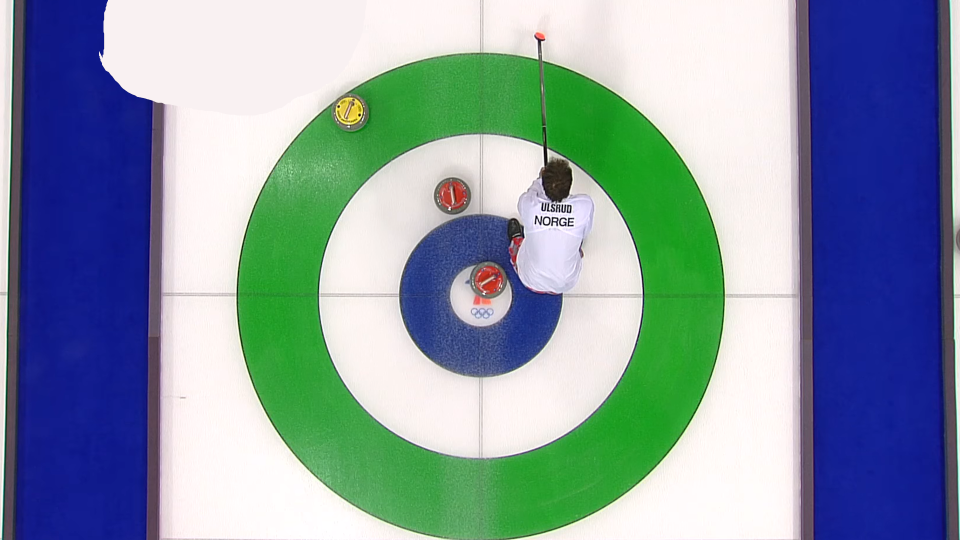
#> input picture stoneDetection/vancouver/scaled/1.png, 1920 x 1080 px (shown at 1/2 size); its folder holds only this picture in this run
$ python curling.py --image vancouver/scaled/1.png
#> lines starting #> are read from the running program, lines starting #| are printed output that depends on the picture; after the words box and inside, x2 and y2 are one past the last pixel; in counts of white or black regions, pixels touching at a corner belong together
#! /usr/bin/env python
# -*- coding: utf-8 -*-
# vim:fenc=utf-8
"""
Program for tracking curling stones
"""

import cv2
import imutils
import argparse
import numpy as np
import logging
import json
import requests
import random


logging.basicConfig(level=logging.DEBUG, format='%(asctime)s -  %(levelname)s-  %(message)s')
logging.debug('Start of program')

camId = 1
SITE_URL = "https://gruppe13.innovasjon.ed.ntnu.no/sendPos/"+str(camId)+"/" # Where to send data.


#vancouver
red = np.uint8([[[199,61,64]]])
yellow = np.uint8([[[216,201,36]]])
outer = np.uint8([[[49,175,52]]])
inner = np.uint8([[[33,43,107]]])
maxValue = 255
maxValueH = 360//2
lowH = 50
lowS = 92
lowV = 0
highS = 245
highV = maxValue
HMarg = 10
gaus = 29

stoneR = 30
radMarg = 7

innerR = 160
innerMarg = 7
outerR = 487
outerMarg = 7

minDist = 10

#Convert to HSV
redHsv = cv2.cvtColor(red,cv2.COLOR_RGB2HSV)
yellowHsv = cv2.cvtColor(yellow,cv2.COLOR_RGB2HSV)
outerHsv = cv2.cvtColor(outer,cv2.COLOR_RGB2HSV)
innerHsv = cv2.cvtColor(inner,cv2.COLOR_RGB2HSV)


def colorTresh(img,H):
    """Create mask with given color, H"""

    hMin = H-HMarg
    hMax = H+HMarg
    imHsv = cv2.cvtColor(img,cv2.COLOR_BGR2HSV)

    if hMin < 0:
        clrTreshLower =cv2.inRange(imHsv,(hMin%maxValueH,lowS,lowV),(maxValueH,highS,highV))
        clrTreshUp = cv2.inRange(imHsv,(0,lowS,lowV),(hMax,highS,highV))
        clrTresh = clrTreshLower | clrTreshUp
    elif hMax > maxValueH:
        clrTreshLower = cv2.inRange(imHsv,(hMin,lowS,lowV),(maxValueH,highS,highV))
        clrTreshUp = cv2.inRange(imHsv,(0,lowS,lowV),(hMax%maxValueH,highS,highV))
        clrTresh = clrTreshLower | clrTreshUp
    else:
        clrTresh = cv2.inRange(imHsv,(hMin,lowS,lowV),(hMax,highS,highV))


    gausMask = cv2.GaussianBlur(clrTresh,(gaus,gaus),0)
    output = cv2.bitwise_and(gausMask,gausMask,mask=clrTresh)

    return gausMask

def detectCircle(img,gausSize,minR,maxR):
    """Detect circle from image within minR and maxR"""
    if len(img.shape)>2:
        gray = cv2.cvtColor(img,cv2.COLOR_BGR2GRAY)
    else:
        gray = img.copy()

    grayGaus = cv2.GaussianBlur(gray,(gausSize,gausSize),0)

    # Apply Hough transform on the blurred image.
    circles = cv2.HoughCircles(grayGaus,cv2.HOUGH_GRADIENT, 1, 20, param1 = 50,
                               param2 = 30, minRadius = minR, maxRadius = maxR)

    if circles is None:
        return None
    else:
        return circles[0]

def drawCircles(img,color,circles):
    """Draw circle with given color image"""
    output = img.copy()
    # Draw circles that are detected.
    color = tuple(color)
    if circles is not None:

        # Convert the circle parameters a, b and r to integers.
        circles = np.uint16(np.around(circles))

        for pt in circles:
            a, b, r = pt[0], pt[1], pt[2]

            # Draw the circumference of the circle.
            cv2.circle(output, (a, b), r, color, 3)

            # Draw a small circle (of radius 1) to show the center.
            cv2.circle(output, (a, b), 1, color, 5)

    return output


def showIm(name,img, scale):
    """resize and show image"""
    cv2.imshow(name,cv2.resize(img,(0,0),fx=scale,fy=scale))

def changeRadius(circles, scale):
    for c in circles:
        c[2] *= scale
    return circles

def distToCenter(stone, house):
    """Calculating distance from middle of house to stones"""
    distx = house[0] - stone[0]
    disty = house[1] - stone[1]
    dist = np.sqrt(distx**2 + disty**2)-stoneR
    return dist

def midStones(stones,house,color,middleStones):
    """return list with stones inside house"""
    houseR = house[2]
    if stones is not None:
        for stone in stones:
            dist = distToCenter(stone, house)
            distToHouse = abs(dist - houseR)
            if distToHouse < minDist:
                print("LITEN AVSTAND TIL BOET:",distToHouse)
            if dist < houseR:
                middleStones.append([dist,color])


def calcPoints(rCirc,yCirc,house):
    """return points and team"""
    mid = []
    midStones(rCirc,house,"red",mid)
    midStones(yCirc,house,"yellow",mid)
    midSort = sorted(mid)

    if len(mid) == 0:
        return "ingen", 0


    winner = midSort[0][1]
    score = 0
    prevDist = 0
    for stone in midSort:
        if stone[1] != winner:
            dist = stone[0]-prevDist
            print("Forskjell mellom steinene:",dist)
            if dist < minDist:
                print("LITEN FORSKJELL:", dist)
            break
        else:
            score += 1
            prevDist = stone[0]

    return winner, score

def getPositions(image,points):
    """Return positions and points of stones in image."""

    # Generate mask for each color
    redMask = colorTresh(image,int(redHsv[0,0,0]))
    yellowMask = colorTresh(image,int(yellowHsv[0,0,0]))
    outerMask = colorTresh(image,int(outerHsv[0,0,0]))
    innerMask = colorTresh(image,int(innerHsv[0,0,0]))

    showIm("red",redMask,0.5)
    showIm("yellow",yellowMask,0.5)
    showIm("outer",outerMask,0.5)

    # Find circles in each mask
    redCircles = detectCircle(redMask,5,stoneR-radMarg,stoneR+radMarg)
    yellowCircles = detectCircle(yellowMask,5,stoneR-radMarg,stoneR+radMarg)
    outerCircle = detectCircle(outerMask,5,outerR-outerMarg,outerR+outerMarg)
    innerCircle = detectCircle(innerMask,5,innerR-innerMarg,innerR+innerMarg)

    # Increase radius to the outer edge of the stone
    if redCircles is not None:
        changeRadius(redCircles,1.332)
    if yellowCircles is not None:
        changeRadius(yellowCircles,1.332)


    # Add data to position dict to send to website
    positions = {}
    centerX = outerCircle[0,0]
    centerY = outerCircle[0,1]
    positions["center"] = { "x" : str(outerCircle[0,0]),
                           "y" : str(outerCircle[0,1]),
                           "rad" : str(outerCircle[0,2])}
    positions["red"] = []
    if redCircles is not None:
        for c in redCircles:
            x = c[0]-centerX
            y = c[1]-centerY
            rad = c[2]

            stone = {"x" : str(x),"y": str(y), "rad" : str(rad), "color" : "red"}
            positions["red"].append(stone)

    positions["yellow"] = []
    if yellowCircles is not None:
        for c in yellowCircles:
            x = c[0]-centerX
            y = c[1]-centerY
            rad = c[2]

            stone = {"x" : str(x),"y": str(y), "rad" : str(rad), "color" : "yellow"}
            positions["yellow"].append(stone)


    # Calculates points to be sent to website
    if points:
        winner, score = calcPoints(redCircles,yellowCircles,outerCircle[0])
        points = {"winner" : winner, "score" : score}
    else:
        points = None

    return positions, points


def main(image):
    redMask = colorTresh(image,int(redHsv[0,0,0]))
    yellowMask = colorTresh(image,int(yellowHsv[0,0,0]))
    outerMask = colorTresh(image,int(outerHsv[0,0,0]))
    innerMask = colorTresh(image,int(innerHsv[0,0,0]))

    redCircles = detectCircle(redMask,5,stoneR-radMarg,stoneR+radMarg)
    yellowCircles = detectCircle(yellowMask,5,stoneR-radMarg,stoneR+radMarg)
    outerCircle = detectCircle(outerMask,5,outerR-outerMarg,outerR+outerMarg)
    innerCircle = detectCircle(innerMask,5,innerR-innerMarg,innerR+innerMarg)

    if redCircles is not None:
        changeRadius(redCircles,1.332)
    if yellowCircles is not None:
        changeRadius(yellowCircles,1.332)


    winner, score = calcPoints(redCircles,yellowCircles,outerCircle[0])
    print(winner,score)


    output = drawCircles(image,(255, 255, 0),redCircles)
    output = drawCircles(output,(13, 255, 37),yellowCircles)
    output = drawCircles(output,(166,0,255),outerCircle)
    output = drawCircles(output,(0,255,100),innerCircle)

    showIm("out",output,0.5)
    cv2.waitKey(0)


def getCookies():
        # Performs GET-request and returns cookies in response.
        return requests.get(SITE_URL).cookies

def sendData(pos,points):
    cookies = getCookies()
    csrf_token = cookies["csrftoken"]
    headers = {'content-type': 'application/json', "X-CSRFToken": csrf_token}       # Add content-type and csrf-token to headers.

    data = json.dumps({ 'pos': pos, 'points': points})    # Dictionary for holding data to be sent.
    print(data)

    response = requests.post(SITE_URL, data=data, cookies=cookies, headers=headers)  # Send data to server.

    if(response.status_code == 200):
            print("Hurra! Dataen er sendt.")
    else:
            print("Noe gikk galt.")
            print("HTTP-Status: {}\n".format(response.status_code))

def takePicture():
    imNum = random.randint(1,12)
    impath = "vancouver/scaled/"+str(imNum)+".png"
    image = cv2.imread(impath)

    pos, points = getPositions(image,True)
    sendData(pos,points)


if __name__ == "__main__":
    ap = argparse.ArgumentParser()
    ap.add_argument("-i", "--image",help="path to imput image")
    args = vars(ap.parse_args())

    if args["image"]  == None:
        takePicture()
    else:
        imPath = args["image"]
        image = cv2.imread(imPath)
#> image is the input picture: shape (1080, 1920, 3); mean B, G, R 163, 152.1, 131.9
        pos, points = getPositions(image,True)
#> in colorTresh, `imHsv = cv2.cvtColor(img,cv2.COLOR_BGR2HSV)`: imHsv: shape (1080, 1920, 3); mean H, S, V 74.5, 105.1, 187.4
#> in colorTresh, `clrTreshLower = cv2.inRange(imHsv,(hMin,lowS,lowV),(maxValueH,highS,hi..`:
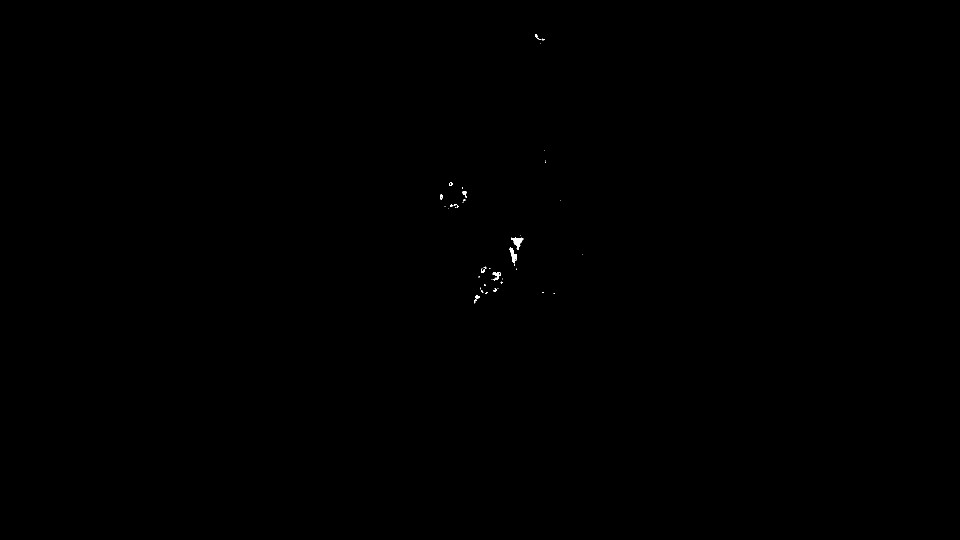
#> clrTreshLower: shape (1080, 1920) (shown at 1/2 size); 0.05% white; 47 white regions (37 under 20 px), largest, box (x1, y1, x2, y2) and area: (1022, 475, 1047, 500) 282, (1019, 495, 1033, 527) 217, (985, 544, 1001, 561) 130
#> in colorTresh, `clrTreshUp = cv2.inRange(imHsv,(0,lowS,lowV),(hMax%maxValueH,highS,hig..`: clrTreshUp: shape (1080, 1920); 0.22% white; 29 white regions (24 under 20 px), largest, box (x1, y1, x2, y2) and area: (950, 532, 1006, 589) 1901, (903, 362, 935, 419) 1100, (877, 362, 904, 417) 915, (948, 594, 982, 610) 373, (1072, 65, 1090, 81) 178
#> in colorTresh, `clrTresh = clrTreshLower | clrTreshUp`: clrTresh: shape (1080, 1920); 0.27% white; 30 white regions (24 under 20 px), largest, box (x1, y1, x2, y2) and area: (877, 362, 935, 419) 2213, (950, 532, 1006, 589) 2176, (948, 591, 982, 610) 439, (1022, 473, 1047, 500) 301, (1019, 495, 1034, 527) 233, (1070, 65, 1090, 81) 228
#> in colorTresh (call 2), `clrTresh = cv2.inRange(imHsv,(hMin,lowS,lowV),(hMax,highS,highV))`: clrTresh: shape (1080, 1920); 0.14% white; 41 white regions (36 under 20 px), largest, box (x1, y1, x2, y2) and area: (669, 193, 729, 251) 2275, (1102, 320, 1132, 342) 278, (1126, 335, 1143, 370) 152, (1098, 339, 1109, 348) 48, (1098, 351, 1107, 358) 28
#> in colorTresh (call 3), `clrTresh = cv2.inRange(imHsv,(hMin,lowS,lowV),(hMax,highS,highV))`: clrTresh: shape (1080, 1920); 19.4% white; 97 white regions (89 under 20 px), largest, box (x1, y1, x2, y2) and area: (475, 107, 1449, 1080) 401357, (17, 594, 18, 639) 45, (1903, 384, 1905, 414) 38
#> in colorTresh (call 4), `clrTresh = cv2.inRange(imHsv,(hMin,lowS,lowV),(hMax,highS,highV))`: clrTresh: shape (1080, 1920); 29% white; 98 white regions (95 under 20 px), largest, box (x1, y1, x2, y2) and area: (1618, 0, 1898, 1080) 281515, (27, 0, 306, 1080) 264407, (803, 433, 1123, 747) 55464
#> call 3 of showIm, with name = 'outer', scale = 0.5
#> in showIm (call 3), `cv2.imshow(name,cv2.resize(img,(0,0),fx=scale,fy=scale))`:
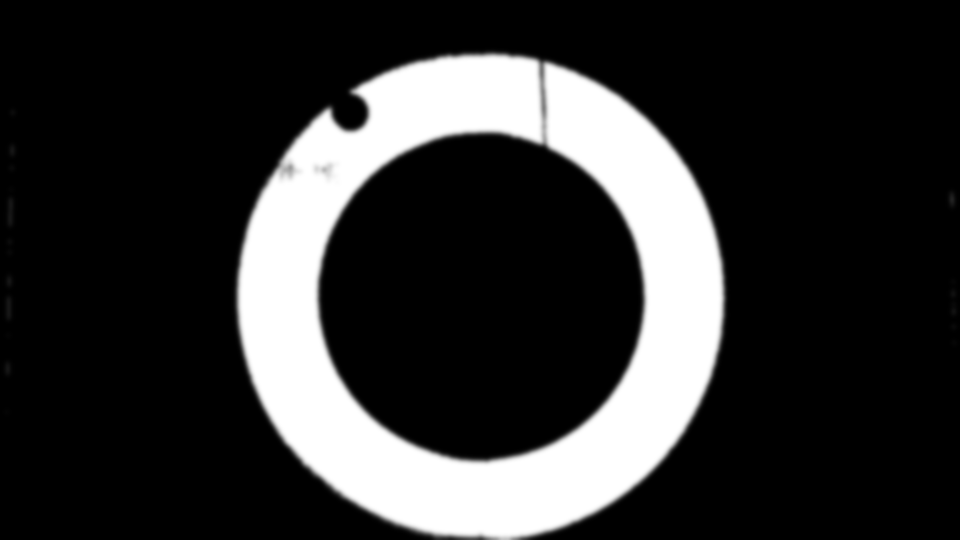
#> window 'outer': shape (540, 960); min 0, max 255, mean 49.4
#> in detectCircle, `circles = cv2.HoughCircles(grayGaus,cv2.HOUGH_GRADIENT, 1, 20, param1 ..`: circles = [[977.5, 560.5, 29.4], [907.5, 392.5, 31.6]]
#> in getPositions, `yellowCircles = detectCircle(yellowMask,5,stoneR-radMarg,stoneR+radMarg)`: yellowCircles = [[699.5, 221.5, 29.1]]
#> in getPositions, `outerCircle = detectCircle(outerMask,5,outerR-outerMarg,outerR+outerMa..`: outerCircle = [[960.5, 594.5, 487]]
#> in getPositions, `innerCircle = detectCircle(innerMask,5,innerR-innerMarg,innerR+innerMa..`: innerCircle = [[962.5, 591.5, 159.8]]
#> the loop in changeRadius, `for c in circles:` made 2 passes
#> the loop in changeRadius (call 2), `for c in circles:` made 1 pass
#> in getPositions, `centerX = outerCircle[0,0]`: centerX = 960.5
#> in getPositions, `centerY = outerCircle[0,1]`: centerY = 594.5
#> the loop in getPositions, `for c in redCircles:` made 2 passes
#> (c, x, y, rad) on passes 1 to 2: ([977.5, 560.5, 39.16], 17, -34, 39.16), ([907.5, 392.5, 42.09], -53, -202, 42.09)
#> the loop in getPositions, `for c in yellowCircles:` made 1 pass
#> (c, x, y, rad) on pass 1: ([699.5, 221.5, 38.76], -261, -373, 38.76)
#> in midStones, `houseR = house[2]`: houseR = 487
#> the loop in midStones, `for stone in stones:` made 2 passes
#> (stone, distx in distToCenter, disty in distToCenter, dist, distToHouse) on passes 1 to 2: ([977.5, 560.5, 39.16], -17, 34, 8.01, 479), ([907.5, 392.5, 42.09], 53, 202, 178.8, 308.2)
#> after the loop in midStones, `for stone in stones:`: middleStones = [[8.01, 'red'], [178.8, 'red']]
#> the loop in midStones (call 2), `for stone in stones:` made 1 pass
#> (stone, distx in distToCenter, disty in distToCenter, dist, distToHouse) on pass 1: ([699.5, 221.5, 38.76], 261, 373, 425.2, 61.75)
#> in getPositions, `winner, score = calcPoints(redCircles,yellowCircles,outerCircle[0])`: winner = 'red'; score = 2
#> in getPositions, `points = {"winner" : winner, "score" : score}`: points = {'winner': 'red', 'score': 2}
#> pos = 3 items; points = {'winner': 'red', 'score': 2}
        sendData(pos,points)
#> (the call stopped at in getCookies, `return requests.get(SITE_URL).cookies`: the network is not available in this run)
        main(image)
#> in main, `redCircles = detectCircle(redMask,5,stoneR-radMarg,stoneR+radMarg)`: redCircles = [[977.5, 560.5, 29.4], [907.5, 392.5, 31.6]]
#> in main, `yellowCircles = detectCircle(yellowMask,5,stoneR-radMarg,stoneR+radMarg)`: yellowCircles = [[699.5, 221.5, 29.1]]
#> in main, `outerCircle = detectCircle(outerMask,5,outerR-outerMarg,outerR+outerMa..`: outerCircle = [[960.5, 594.5, 487]]
#> in main, `innerCircle = detectCircle(innerMask,5,innerR-innerMarg,innerR+innerMa..`: innerCircle = [[962.5, 591.5, 159.8]]
#> in main, `winner, score = calcPoints(redCircles,yellowCircles,outerCircle[0])`: winner = 'red'; score = 2
#| red 2
#> in drawCircles, `circles = np.uint16(np.around(circles))`: circles = [[978, 560, 39], [908, 392, 42]]
#> the loop in drawCircles, `for pt in circles:` made 2 passes
#> after the loop in drawCircles, `for pt in circles:`:
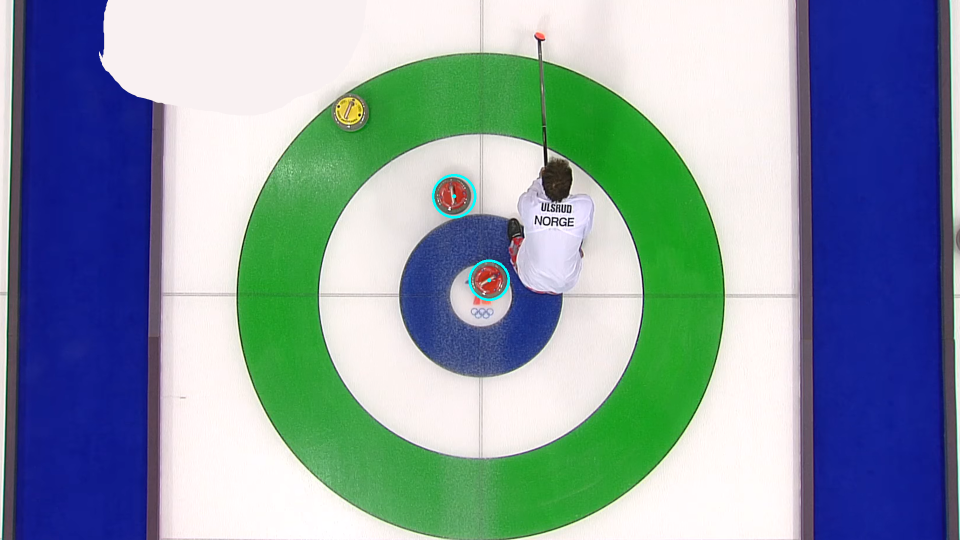
#> output: shape (1080, 1920, 3) (shown at 1/2 size); 0.13% of pixels changed, all inside (x1, y1, x2, y2) = (864, 348, 1020, 602)
#> call 2 of drawCircles, with color = (13, 255, 37), circles = array of shape (1, 3)
#> in drawCircles (call 2), `circles = np.uint16(np.around(circles))`: circles = [[700, 222, 39]]
#> the loop in drawCircles (call 2), `for pt in circles:` made 1 pass
#> after the loop in drawCircles (call 2), `for pt in circles:`:
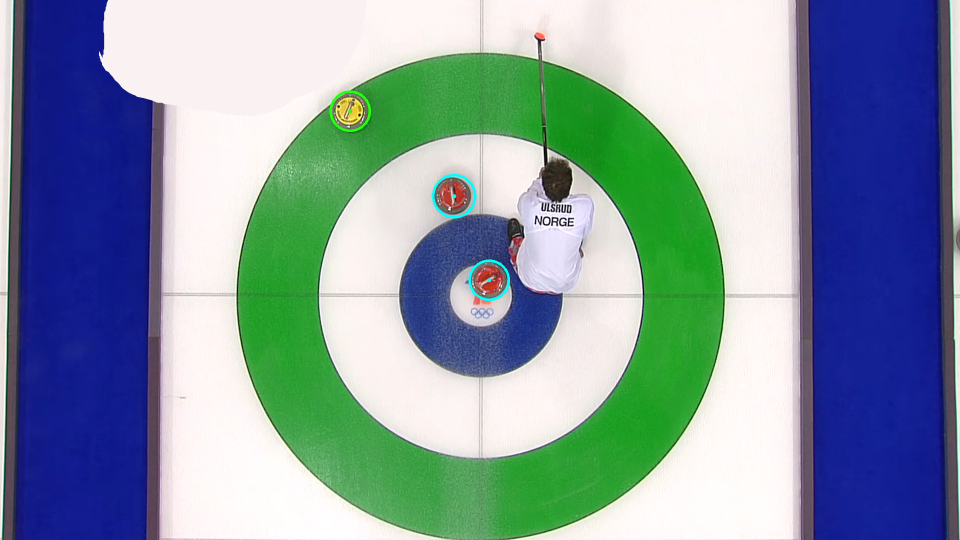
#> output: shape (1080, 1920, 3) (shown at 1/2 size); 0.06% of pixels changed, all inside (x1, y1, x2, y2) = (659, 181, 742, 264)
#> call 3 of drawCircles, with color = (166, 0, 255), circles = array of shape (1, 3)
#> in drawCircles (call 3), `circles = np.uint16(np.around(circles))`: circles = [[960, 594, 487]]
#> the loop in drawCircles (call 3), `for pt in circles:` made 1 pass
#> after the loop in drawCircles (call 3), `for pt in circles:`:
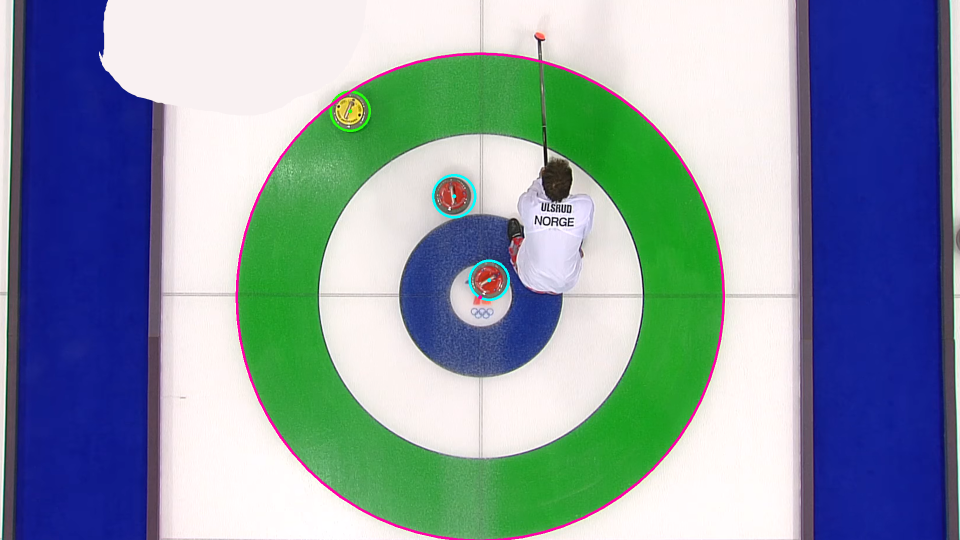
#> output: shape (1080, 1920, 3) (shown at 1/2 size); 0.72% of pixels changed, all inside (x1, y1, x2, y2) = (471, 105, 1450, 1080)
#> call 4 of drawCircles, with color = (0, 255, 100), circles = array of shape (1, 3)
#> in drawCircles (call 4), `circles = np.uint16(np.around(circles))`: circles = [[962, 592, 160]]
#> the loop in drawCircles (call 4), `for pt in circles:` made 1 pass
#> after the loop in drawCircles (call 4), `for pt in circles:`:
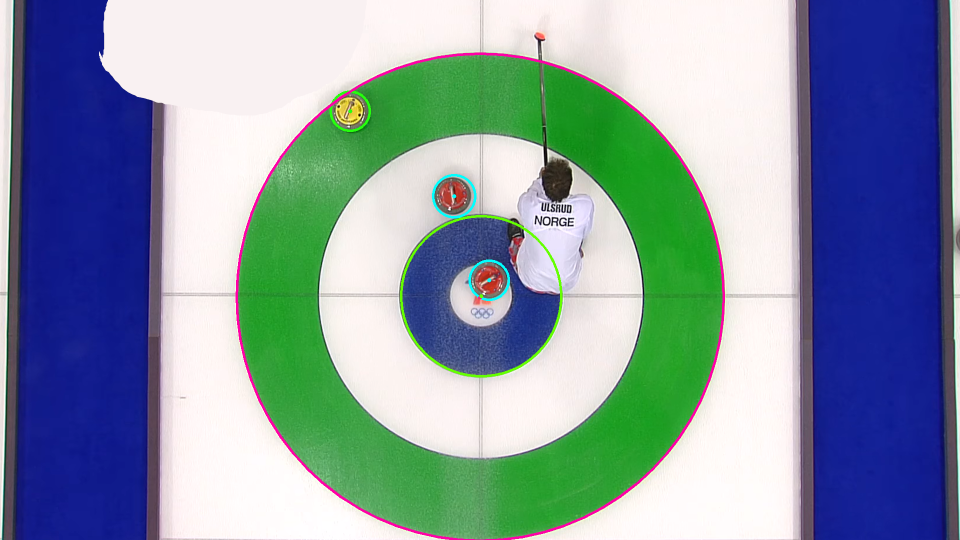
#> output: shape (1080, 1920, 3) (shown at 1/2 size); 0.24% of pixels changed, all inside (x1, y1, x2, y2) = (800, 430, 1125, 755)
#> call 4 of showIm, with name = 'out', scale = 0.5
#> in showIm (call 4), `cv2.imshow(name,cv2.resize(img,(0,0),fx=scale,fy=scale))`:
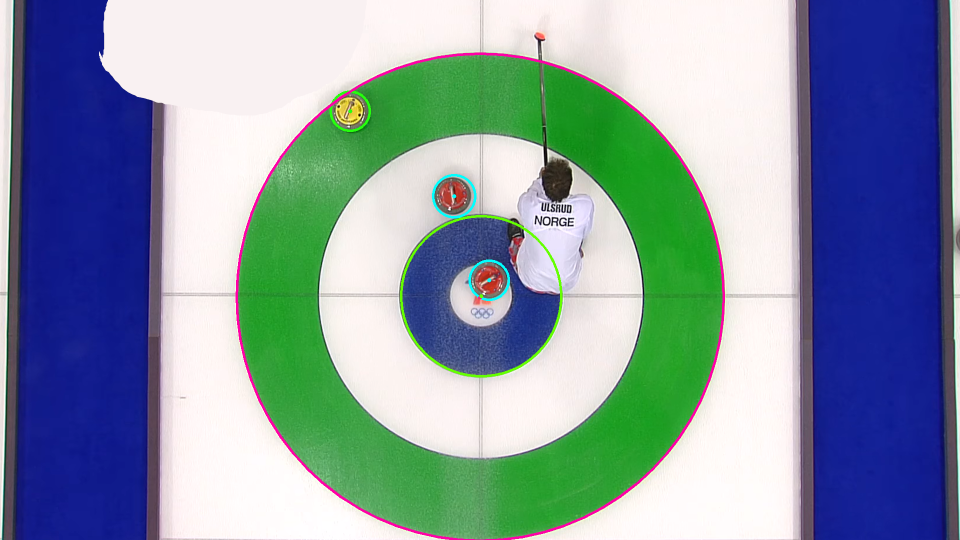
#> window 'out': shape (540, 960, 3); mean B, G, R 163.5, 151.8, 133
